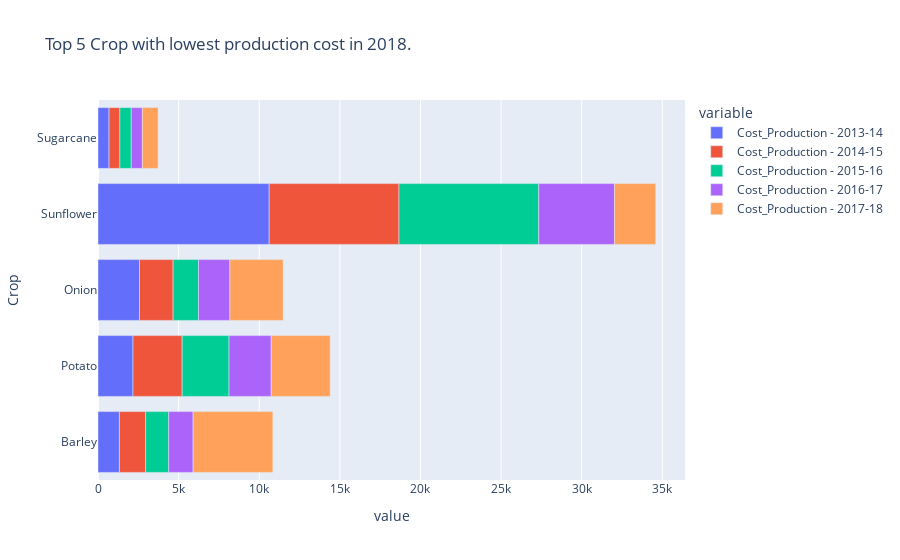

Notebook source saved alongside this figure:
### Markdown cell above
-These 5 Crops have the higest cost of production.

### Code cell
px.bar(lp,CP, 'Crop', orientation= 'h',title='Top 5 Crop with lowest production cost in 2018.')

### Figure 1 — Plotly figure (JSON) as saved in the notebook; plotly's stock layout.template omitted (floating-point values rounded to 4 significant figures)
{"data": [{"alignmentgroup": "True", "hovertemplate": "variable=Cost_Production - 2013-14<br>value=%{x}<br>Crop=%{y}<extra></extra>", "legendgroup": "Cost_Production - 2013-14", "marker": {"color": "#636efa", "pattern": {"shape": ""}}, "name": "Cost_Production - 2013-14", "offsetgroup": "Cost_Production - 2013-14", "orientation": "h", "showlegend": true, "textposition": "auto", "type": "bar", "x": [1328.0, 2170.0, 2573.0, 10620.0, 684.2], "xaxis": "x", "y": ["Barley", "Potato", "Onion", "Sunflower", "Sugarcane"], "yaxis": "y"}, {"alignmentgroup": "True", "hovertemplate": "variable=Cost_Production - 2014-15<br>value=%{x}<br>Crop=%{y}<extra></extra>", "legendgroup": "Cost_Production - 2014-15", "marker": {"color": "#EF553B", "pattern": {"shape": ""}}, "name": "Cost_Production - 2014-15", "offsetgroup": "Cost_Production - 2014-15", "orientation": "h", "showlegend": true, "textposition": "auto", "type": "bar", "x": [1624.0, 3053, 2085.0, 8048.0, 673.9], "xaxis": "x", "y": ["Barley", "Potato", "Onion", "Sunflower", "Sugarcane"], "yaxis": "y"}, {"alignmentgroup": "True", "hovertemplate": "variable=Cost_Production - 2015-16<br>value=%{x}<br>Crop=%{y}<extra></extra>", "legendgroup": "Cost_Production - 2015-16", "marker": {"color": "#00cc96", "pattern": {"shape": ""}}, "name": "Cost_Production - 2015-16", "offsetgroup": "Cost_Production - 2015-16", "orientation": "h", "showlegend": true, "textposition": "auto", "type": "bar", "x": [1432.0, 2903.0, 1576.0, 8668.0, 704.2], "xaxis": "x", "y": ["Barley", "Potato", "Onion", "Sunflower", "Sugarcane"], "yaxis": "y"}, {"alignmentgroup": "True", "hovertemplate": "variable=Cost_Production - 2016-17<br>value=%{x}<br>Crop=%{y}<extra></extra>", "legendgroup": "Cost_Production - 2016-17", "marker": {"color": "#ab63fa", "pattern": {"shape": ""}}, "name": "Cost_Production - 2016-17", "offsetgroup": "Cost_Production - 2016-17", "orientation": "h", "showlegend": true, "textposition": "auto", "type": "bar", "x": [1514.0, 2617.0, 1947.0, 4699.0, 688.4], "xaxis": "x", "y": ["Barley", "Potato", "Onion", "Sunflower", "Sugarcane"], "yaxis": "y"}, {"alignmentgroup": "True", "hovertemplate": "variable=Cost_Production - 2017-18<br>value=%{x}<br>Crop=%{y}<extra></extra>", "legendgroup": "Cost_Production - 2017-18", "marker": {"color": "#FFA15A", "pattern": {"shape": ""}}, "name": "Cost_Production - 2017-18", "offsetgroup": "Cost_Production - 2017-18", "orientation": "h", "showlegend": true, "textposition": "auto", "type": "bar", "x": [4946.0, 3658.0, 3302.0, 2552.0, 976.9], "xaxis": "x", "y": ["Barley", "Potato", "Onion", "Sunflower", "Sugarcane"], "yaxis": "y"}], "layout": {"barmode": "relative", "legend": {"title": {"text": "variable"}, "tracegroupgap": 0}, "title": {"text": "Top 5 Crop with lowest production cost in 2018."}, "xaxis": {"anchor": "y", "domain": [0, 1], "title": {"text": "value"}}, "yaxis": {"anchor": "x", "domain": [0, 1], "title": {"text": "Crop"}}}}
